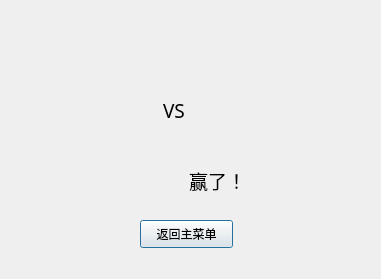
<?xml version="1.0" encoding="UTF-8"?>
<ui version="4.0">
 <class>DoubleGameover</class>
 <widget class="QDialog" name="DoubleGameover">
  <property name="geometry">
   <rect>
    <x>0</x>
    <y>0</y>
    <width>381</width>
    <height>279</height>
   </rect>
  </property>
  <property name="windowTitle">
   <string>游戏结束</string>
  </property>
  <widget class="QLabel" name="label">
   <property name="geometry">
    <rect>
     <x>40</x>
     <y>30</y>
     <width>291</width>
     <height>31</height>
    </rect>
   </property>
   <property name="font">
    <font>
     <family>方正粗黑宋简体</family>
     <pointsize>12</pointsize>
    </font>
   </property>
   <property name="text">
    <string/>
   </property>
  </widget>
  <widget class="QPushButton" name="pushButton">
   <property name="geometry">
    <rect>
     <x>140</x>
     <y>220</y>
     <width>93</width>
     <height>28</height>
    </rect>
   </property>
   <property name="text">
    <string>返回主菜单</string>
   </property>
  </widget>
  <widget class="QWidget" name="layoutWidget">
   <property name="geometry">
    <rect>
     <x>40</x>
     <y>80</y>
     <width>301</width>
     <height>61</height>
    </rect>
   </property>
   <layout class="QHBoxLayout" name="horizontalLayout">
    <item>
     <widget class="QLabel" name="player1">
      <property name="text">
       <string/>
      </property>
     </widget>
    </item>
    <item>
     <widget class="QLabel" name="scoreLabel1">
      <property name="font">
       <font>
        <family>方正粗黑宋简体</family>
        <pointsize>14</pointsize>
       </font>
      </property>
      <property name="text">
       <string/>
      </property>
      <property name="textFormat">
       <enum>Qt::AutoText</enum>
      </property>
     </widget>
    </item>
    <item>
     <widget class="QLabel" name="label_4">
      <property name="font">
       <font>
        <family>方正粗黑宋简体</family>
        <pointsize>14</pointsize>
       </font>
      </property>
      <property name="text">
       <string>VS</string>
      </property>
      <property name="textFormat">
       <enum>Qt::AutoText</enum>
      </property>
     </widget>
    </item>
    <item>
     <widget class="QLabel" name="player2">
      <property name="text">
       <string/>
      </property>
     </widget>
    </item>
    <item>
     <widget class="QLabel" name="scoreLabel2">
      <property name="font">
       <font>
        <family>方正粗黑宋简体</family>
        <pointsize>14</pointsize>
       </font>
      </property>
      <property name="text">
       <string/>
      </property>
      <property name="textFormat">
       <enum>Qt::AutoText</enum>
      </property>
     </widget>
    </item>
   </layout>
  </widget>
  <widget class="QWidget" name="layoutWidget">
   <property name="geometry">
    <rect>
     <x>120</x>
     <y>150</y>
     <width>131</width>
     <height>61</height>
    </rect>
   </property>
   <layout class="QHBoxLayout" name="horizontalLayout_2">
    <item>
     <widget class="QLabel" name="winner">
      <property name="text">
       <string/>
      </property>
     </widget>
    </item>
    <item>
     <widget class="QLabel" name="winLabel">
      <property name="font">
       <font>
        <family>方正粗黑宋简体</family>
        <pointsize>14</pointsize>
       </font>
      </property>
      <property name="text">
       <string>赢了！</string>
      </property>
      <property name="textFormat">
       <enum>Qt::AutoText</enum>
      </property>
     </widget>
    </item>
   </layout>
  </widget>
 </widget>
 <resources/>
 <connections/>
</ui>
